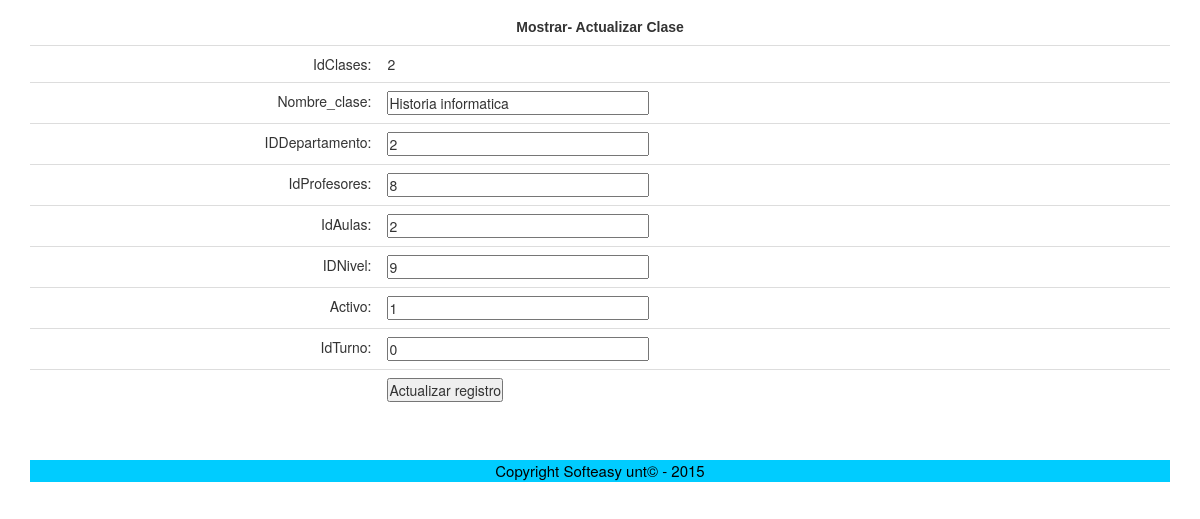
The page /Clases/clases.php?idClases=2 (signed in) on the database as committed earlier.
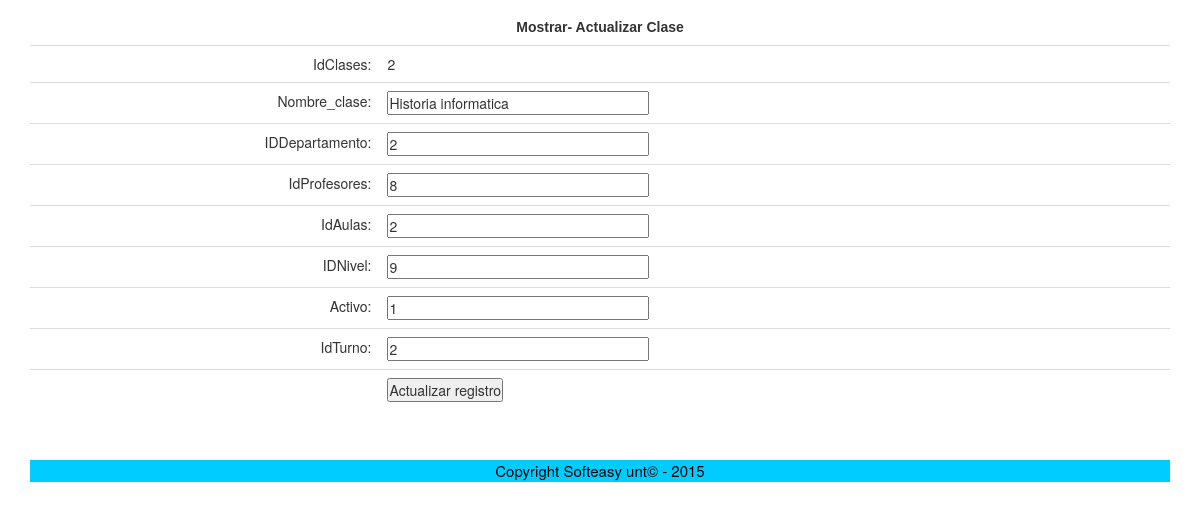
The same page on the database as committed later.
### tables this page shows
CREATE TABLE `clases` (
  `idClases` int(11) NOT NULL AUTO_INCREMENT,
  `Nombre_clase` varchar(45) NOT NULL,
  `IDDepartamento` int(11) DEFAULT NULL,
  `idProfesores` int(11) DEFAULT NULL,
  `idAulas` int(11) DEFAULT NULL,
  `IDNivel` int(11) DEFAULT NULL,
  `Activo` tinyint(1) DEFAULT NULL,
  `idTurno` int(11) DEFAULT NULL,
  PRIMARY KEY (`idClases`)
);

### Clases/clases.php (the view, shortened to what this page needs)
<?php require_once('../Connections/basededatos.php'); ?>
<?php
if (!function_exists("GetSQLValueString")) {
function GetSQLValueString($theValue, $theType, $theDefinedValue = "", $theNotDefinedValue = "")
{
  $theValue = function_exists("mysql_real_escape_string") ? mysql_real_escape_string($theValue) : mysql_escape_string($theValue);
  switch ($theType) {
    case "long":
    case "int":
      $theValue = ($theValue != "") ? intval($theValue) : "NULL";
      break;
  }
  return $theValue;
}
}
$editFormAction = $_SERVER['PHP_SELF'];
if (isset($_SERVER['QUERY_STRING'])) {
  $editFormAction .= "?" . htmlentities($_SERVER['QUERY_STRING']);
}
$maxRows_ClasesID = 1;
$pageNum_ClasesID = 0;
$startRow_ClasesID = $pageNum_ClasesID * $maxRows_ClasesID;
$colname_ClasesID = "-1";
if (isset($_GET['idClases'])) {
  $colname_ClasesID = $_GET['idClases'];
}
$query_ClasesID = sprintf("SELECT * FROM clases WHERE idClases = %s", GetSQLValueString($colname_ClasesID, "int"));
$query_limit_ClasesID = sprintf("%s LIMIT %d, %d", $query_ClasesID, $startRow_ClasesID, $maxRows_ClasesID);
$ClasesID = mysql_query($query_limit_ClasesID, $basededatos) or die(mysql_error());
$row_ClasesID = mysql_fetch_assoc($ClasesID);
?>
<!DOCTYPE html PUBLIC "-//W3C//DTD XHTML 1.0 Transitional//EN" "http://www.w3.org/TR/xhtml1/DTD/xhtml1-transitional.dtd">
<html xmlns="http://www.w3.org/1999/xhtml">
<head>
<link rel="stylesheet" href="../Css/Styles.css" type="text/css">
<link href="../Css/bootstrap.min.css" rel="stylesheet">
</head>
<body>
<div class="container">
 <div class="table-responsive">
   <form action="<?php echo $editFormAction; ?>" method="post" name="form1" id="form1">
     <center><h2 class="Cabecera"><strong>Mostrar- Actualizar Clase</strong></h2><center>
     <table class="table" width="80%" align="center">
       <tr valign="baseline">
         <td nowrap="nowrap" align="right">IdClases:</td>
         <td><?php echo $row_ClasesID['idClases']; ?></td>
       </tr>
       <tr valign="baseline">
         <td nowrap="nowrap" align="right">Nombre_clase:</td>
         <td><input type="text" name="Nombre_clase" value="<?php echo htmlentities($row_ClasesID['Nombre_clase'], ENT_COMPAT, 'utf-8'); ?>" size="32" /></td>
       </tr>
       <tr valign="baseline">
         <td nowrap="nowrap" align="right">IDDepartamento:</td>
         <td><input type="text" name="IDDepartamento" value="<?php echo htmlentities($row_ClasesID['IDDepartamento'], ENT_COMPAT, 'utf-8'); ?>" size="32" /></td>
       </tr>
       <tr valign="baseline">
         <td nowrap="nowrap" align="right">IdProfesores:</td>
         <td><input type="text" name="idProfesores" value="<?php echo htmlentities($row_ClasesID['idProfesores'], ENT_COMPAT, 'utf-8'); ?>" size="32" /></td>
       </tr>
       <tr valign="baseline">
         <td nowrap="nowrap" align="right">IdAulas:</td>
         <td><input type="text" name="idAulas" value="<?php echo htmlentities($row_ClasesID['idAulas'], ENT_COMPAT, 'utf-8'); ?>" size="32" /></td>
       </tr>
       <tr valign="baseline">
         <td nowrap="nowrap" align="right">IDNivel:</td>
         <td><input type="text" name="IDNivel" value="<?php echo htmlentities($row_ClasesID['IDNivel'], ENT_COMPAT, 'utf-8'); ?>" size="32" /></td>
       </tr>
       <tr valign="baseline">
         <td nowrap="nowrap" align="right">Activo:</td>
         <td><input type="text" name="Activo" value="<?php echo htmlentities($row_ClasesID['Activo'], ENT_COMPAT, 'utf-8'); ?>" size="32" /></td>
       </tr>
       <tr valign="baseline">
         <td nowrap="nowrap" align="right">IdTurno:</td>
         <td><input type="text" name="idTurno" value="<?php echo htmlentities($row_ClasesID['idTurno'], ENT_COMPAT, 'utf-8'); ?>" size="32" /></td>
       </tr>
       <tr valign="baseline">
         <td nowrap="nowrap" align="right">&nbsp;</td>
         <td><input type="submit" value="Actualizar registro" /></td>
       </tr>
     </table>
   </form>
   <p>&nbsp;</p>
 </div>
<div id="footer">
  <p> Copyright Softeasy unt&copy; - 2015</p>
  </div>
</div>
</body>
</html>

### Css/Styles.css (style rules this page uses)
* { margin:0px; padding:0px; -webkit-box-sizing: border-box; -moz-box-sizing: border-box; box-sizing: border-box; }
body { background:#CCC; background-image:url(../Imagenes/fondo.jpg) }
.Cabecera { font-weight: bold; text-align: center; font-family: "Trebuchet MS", Arial, Helvetica, sans-serif; font-size: 14px; }
#footer { background-color:#0CF; width:auto; text-align:center; font-size:15px; color:#000; }
#footer p { padding:11px] 0 10px 0px; }
@media (min-width: 768px) { body { background:#F8F3F3; } }

Rows that differ between the two databases and show on the page:
changed clases "Historia informatica": idTurno "0" → "2"
